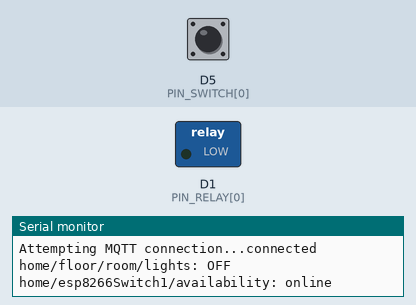
This sketch was run on a simulated ESP8266 (NodeMCU). Parts: switched loads named in the sketch (green lamp = pin HIGH), the last lines printed to the serial monitor. Inputs (shaded band) come from the test bench; at power-on: D5 (PIN_SWITCH[0]) HIGH. WiFi joins after 1.5 s; servers stay silent unless stated; storage starts empty; no MQTT or app messages arrive unless stated.

Above: at 2.7 s.
2.8 s: D5 (PIN_SWITCH[0]) pulled LOW for 0.15 s
At 2.88 s:
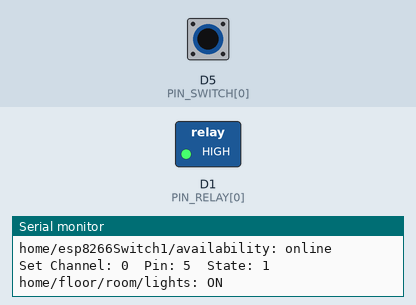
7.4 s: D5 (PIN_SWITCH[0]) pulled LOW for 3.2 s
At 11.9 s:
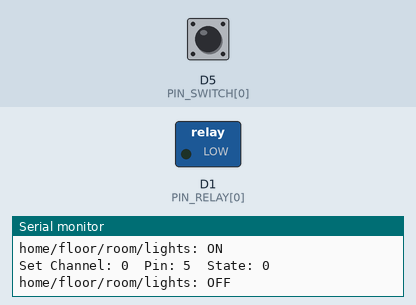
Timing chart, 0 to 13.4 s (numbered marks = the images above; inputs shaded):
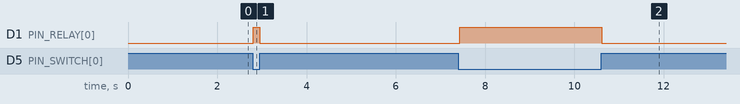

Measured:
- after the input at 2.8 s, D1 (PIN_RELAY[0]): LOW → HIGH at once, → LOW 0.15 s later
- after the input at 7.4 s, D1 (PIN_RELAY[0]): LOW → HIGH at once, → LOW 3.2 s later

The sketch:

generic2RelaySwitches.ino
```cpp
#include <FS.h>
#include <WiFiManager.h>          //https://github.com/tzapu/WiFiManager
#include <ESP8266WiFi.h>
#include <PubSubClient.h>
#include <Wire.h>
#include "esp8266OTA.h"

#include <ArduinoJson.h>          //https://github.com/bblanchon/ArduinoJson

/*
 * Configure these to get different behavior
 */
const int CHANNEL_COUNT = 1;
const bool TOGGLE[2] = { true, false };
const char* AVAILABILITY_FORMAT = "home/%s/availability";
const char* RESET_FORMAT = "home/%s/reset";
const char* SET_FORMAT = "%s/set";

/*
 * You MAY need to change these, but hopefully not
 */
const int PIN_SWITCH[2] = { D5, D2 };
const int PIN_SWITCH_TYPE[2] { INPUT_PULLUP, INPUT_PULLUP };
const int PIN_RELAY[2] = { D1, D6 };

/*
 * You SHOULDN'T need to change things below here
 */
const char* STATE_ON = "ON";
const char* STATE_OFF = "OFF";

const char* JSON_MQTT_SERVER = "mqtt_server";
const char* JSON_DEVICE_NAME = "device_name";
const char* JSON_SWITCH_STATE[2] = {"switch_state_1", "switch_state_2"};

const char* JSON_FILE = "/config.json";

//These are default values, if there are different values in config.json, they are overwritten.
char mqtt_server[20] = "192.168.125.2";
char device_name[50] = "esp8266Switch1";
char switchStates[2][75] = {"home/floor/room/lights", "home/floor/room2/lights"};
char switchCommands[2][75] = {"home/floor/room/lights/set", "home/floor/room2/lights/set"};
//these get automatically set based on the device name to the format set above
char availabilityTopic[75] = "home/deviceName/availability";
char resetTopic[75] = "home/deviceName/reset";

unsigned long lastAvailabliltySent = 0;

bool relayState[2] = { false, false };
bool lastSwitchState[2] = { false, false };

char buf[256];

WiFiServer server(23);
WiFiClient serverClient;
WiFiClient client;
PubSubClient mqttClient(client);
WiFiManager wifiManager;

bool shouldSaveConfig = false;

void setup()
{
  for(int i = 0; i < CHANNEL_COUNT; ++i)
  {
    pinMode(PIN_RELAY[i], OUTPUT);
    pinMode(PIN_SWITCH[i], PIN_SWITCH_TYPE[i]);
    digitalWrite(PIN_RELAY[i], relayState[i]);
    lastSwitchState[i] = digitalRead(PIN_SWITCH[i]);
  }

  Serial.begin(115200);
  Serial.println("Booted Up :)");

  if(readConfig() == false)
  {
    //if we couldn't read a setting we need to reset the wifi to get the right settings anyways.
    wifiManager.resetSettings();
  }

  wifiManager.setSaveConfigCallback(saveConfigCallback);

  //sets timeout (seconds) until configuration portal gets turned off
  wifiManager.setTimeout(180);

  WiFiManagerParameter custom_mqtt_server("server", "mqtt server", mqtt_server, 20);
  WiFiManagerParameter custom_device("device", "device", device_name, 50);
  WiFiManagerParameter custom_switch_state_1("mqttState1", "mqtt state 1", switchStates[0], 75);
  WiFiManagerParameter custom_switch_state_2("mqttState2", "mqtt state 2", switchStates[1], 75);

  wifiManager.addParameter(&custom_mqtt_server);
  wifiManager.addParameter(&custom_device);
  wifiManager.addParameter(&custom_switch_state_1);
  if(CHANNEL_COUNT > 1)
  {
    wifiManager.addParameter(&custom_switch_state_2);
  }

//  wifiManager.startConfigPortal("OnDemandAP");
  if(!wifiManager.autoConnect())
  {
    Serial.println("failed to connect and hit timeout");
    ESP.reset();
  }

  //if you get here you have connected to the WiFi
  Serial.println("WiFi connected");
  Serial.print("IP address: ");
  Serial.println(WiFi.localIP());

  //read updated parameters
  strcpy(mqtt_server, custom_mqtt_server.getValue());
  strcpy(device_name, custom_device.getValue());
  strcpy(switchStates[0], custom_switch_state_1.getValue());
  sprintf(switchCommands[0], SET_FORMAT, custom_switch_state_1.getValue());
  if(CHANNEL_COUNT > 1)
  {
    strcpy(switchStates[1], custom_switch_state_2.getValue());
    sprintf(switchCommands[1], SET_FORMAT, custom_switch_state_2.getValue());
  }
  sprintf(availabilityTopic, AVAILABILITY_FORMAT, device_name);
  sprintf(resetTopic, RESET_FORMAT, device_name);

  //save the custom parameters to FS
  if (shouldSaveConfig) {
    saveConfig();
  }

  Serial.println("Settings");
  Serial.println(mqtt_server);
  Serial.println(device_name);
  Serial.println(switchStates[0]);
  Serial.println(switchCommands[0]);
  Serial.println(switchStates[1]);
  Serial.println(switchCommands[1]);
  Serial.println(availabilityTopic);

  mqttClient.setServer(mqtt_server, 1883);
  mqttClient.setCallback(callback);

  server.begin();
  server.setNoDelay(true);

  setupOTA(device_name);
}

bool readConfig()
{
    //read configuration from FS json
  Serial.println("mounting FS...");

  if (SPIFFS.begin()) {
    Serial.println("mounted file system");
    if (SPIFFS.exists("/config.json")) {
      //file exists, reading and loading
      Serial.println("reading config file");
      File configFile = SPIFFS.open(JSON_FILE, "r");
      if (configFile) {
        Serial.println("opened config file");
        size_t size = configFile.size();
        // Allocate a buffer to store contents of the file.
        std::unique_ptr<char[]> buf(new char[size]);

        configFile.readBytes(buf.get(), size);
        DynamicJsonBuffer jsonBuffer;
        JsonObject& json = jsonBuffer.parseObject(buf.get());
        json.printTo(Serial);
        if (json.success()) {
          Serial.println("\nparsed json");

          const char* mqttServer = json[JSON_MQTT_SERVER];
          if(mqttServer)
          {
            strcpy(mqtt_server, mqttServer);
          }
          else
          {
            Serial.println("json missing mqtt_server");
            return false;
          }
          const char* deviceName = json[JSON_DEVICE_NAME];
          if(deviceName)
          {
            strcpy(device_name, deviceName);
          }
          else
          {
            Serial.println("json missing device_name");
            return false;
          }
          for(int i = 0; i < CHANNEL_COUNT; ++i)
          {
            const char* switchState = json[JSON_SWITCH_STATE[i]];
            if(switchState)
            {
              strcpy(switchStates[i], switchState);
            }
            else
            {
              Serial.print("json missing ");
              Serial.println(JSON_SWITCH_STATE[i]);
              return false;
            }
          }
          return true;
        } else {
          Serial.println("failed to load json config");
        }
      }
    }
  } else {
    Serial.println("failed to mount FS");
  }
  return false;
}

bool saveConfig()
{
    Serial.println("saving config");
    DynamicJsonBuffer jsonBuffer;
    JsonObject& json = jsonBuffer.createObject();
    json[JSON_MQTT_SERVER] = mqtt_server;
    json[JSON_DEVICE_NAME] = device_name;
    for(int i = 0; i < CHANNEL_COUNT; i++)
    {
      json[JSON_SWITCH_STATE[i]] = switchStates[i];
    }

    File configFile = SPIFFS.open(JSON_FILE, "w");
    if (!configFile) {
      Serial.println("failed to open config file for writing");
    }

    json.printTo(Serial);
    json.printTo(configFile);
    configFile.close();
    //end save
}

void saveConfigCallback()
{
  shouldSaveConfig = true;
}


void logger(const char* msg)
{
  Serial.print(msg);
  int len = strlen(msg);
  uint8_t sbuf[len];
  memcpy(sbuf, msg, len);
  if (serverClient && serverClient.connected())
  {
    serverClient.write(sbuf, len);
  }
}

void checkMqtt()
{
  if(!mqttClient.connected())
  {
    logger("Attempting MQTT connection...");
    if (mqttClient.connect(device_name, availabilityTopic, 0, 0, "offline"))
    {
      logger("connected\r\n");
      // update levels ...
      for(int i = 0; i < CHANNEL_COUNT; ++i)
      {
        reportTopic(switchStates[i], (relayState[i]) ? STATE_ON : STATE_OFF);
      }
      reportTopic(availabilityTopic, "online");
      lastAvailabliltySent = millis();

      // ... and resubscribe
      for(int i = 0; i < CHANNEL_COUNT; ++i)
      {
        mqttClient.subscribe(switchCommands[i]);
      }
      mqttClient.subscribe(resetTopic);
    }
  }
  unsigned long now = millis();
  if((now - lastAvailabliltySent) > (15000))
  {
    reportTopic(availabilityTopic, "online");
    lastAvailabliltySent = now;
  }
}

void checkServer()
{
  if (server.hasClient()){
    serverClient.stop();
    serverClient = server.available();
    sprintf(buf, "New client\r\n");
    logger(buf);
  }
}

void reportTopic(const char* topic, const char* payload)
{
  mqttClient.publish(topic, payload);
  sprintf(buf, "%s: %s\r\n", topic, payload);
  logger(buf);
}

void reportTopic(const char* topic, int payload)
{
  sprintf(buf, "%d", payload);
  mqttClient.publish(topic, buf);
  sprintf(buf, "%s: %d\r\n", topic, payload);
  logger(buf);
}

void loop() {
  // put your main code here, to run repeatedly:
  if(WiFi.status() == WL_CONNECTED)
  {
    checkMqtt();
    mqttClient.loop();
    checkServer();
  }

  for(int i = 0; i < CHANNEL_COUNT; ++i)
  {
    if(TOGGLE[i])
    {
      checkToggle(i);
    }
    else
    {
      checkPushButton(i);
    }
  }
  delay(50);
  ArduinoOTA.handle();
}

void checkToggle(int channel)
{
  bool toggleState = digitalRead(PIN_SWITCH[channel]);
//  sprintf(buf, "Channel %d\tswitch: %d\tPrevious %d\tPin: %d\r\n", channel, toggleState, lastSwitchState[channel], PIN_SWITCH[channel]);
//  logger(buf);
  if(toggleState != lastSwitchState[channel])
  {
    lastSwitchState[channel] = toggleState;
    setRelay(!relayState[channel], channel);
  }
}

void checkPushButton(int channel)
{
  bool switchState = digitalRead(PIN_SWITCH[channel]);
  delayMicroseconds(500);
  bool switchState2 = digitalRead(PIN_SWITCH[channel]);
  if(switchState == switchState2)
  {
//    sprintf(buf, "Channel %d: switch %d, previous %d\r\n", channel, switchState, lastSwitchState[channel]);
//    logger(buf);
    if(switchState == false && lastSwitchState[channel] == true)
    {
      setRelay(!relayState[channel], channel);
    }
    lastSwitchState[channel] = switchState;
  }
}


void setRelay(bool state, int channel)
{
  sprintf(buf, "Set Channel: %d\tPin: %d\tState: %d\r\n", channel, PIN_RELAY[channel], state);
  logger(buf);
  relayState[channel] = state;
  digitalWrite(PIN_RELAY[channel], state);
  reportTopic(switchStates[channel], (state) ? STATE_ON : STATE_OFF);
}

void callback(char* topic, byte* payload, unsigned int length)
{
  sprintf(buf, "Received topic %s, payload %s\r\n", topic, payload);
  logger(buf);
  if(strncmp(topic, resetTopic, strlen(resetTopic)) == 0)
  {
    //reset settings and reboot ESP
    wifiManager.resetSettings();
    ESP.reset();
  }
  else
  {
    int channel = (strncmp(topic, switchCommands[0], strlen(switchCommands[0])) == 0) ? 0 : 1;

    if ((char)payload[1] == 'N') //on
    {
      setRelay(true, channel);
    }
    else if((char)payload[1] == 'F') //close
    {
      setRelay(false, channel);
    }
  }
}
```
